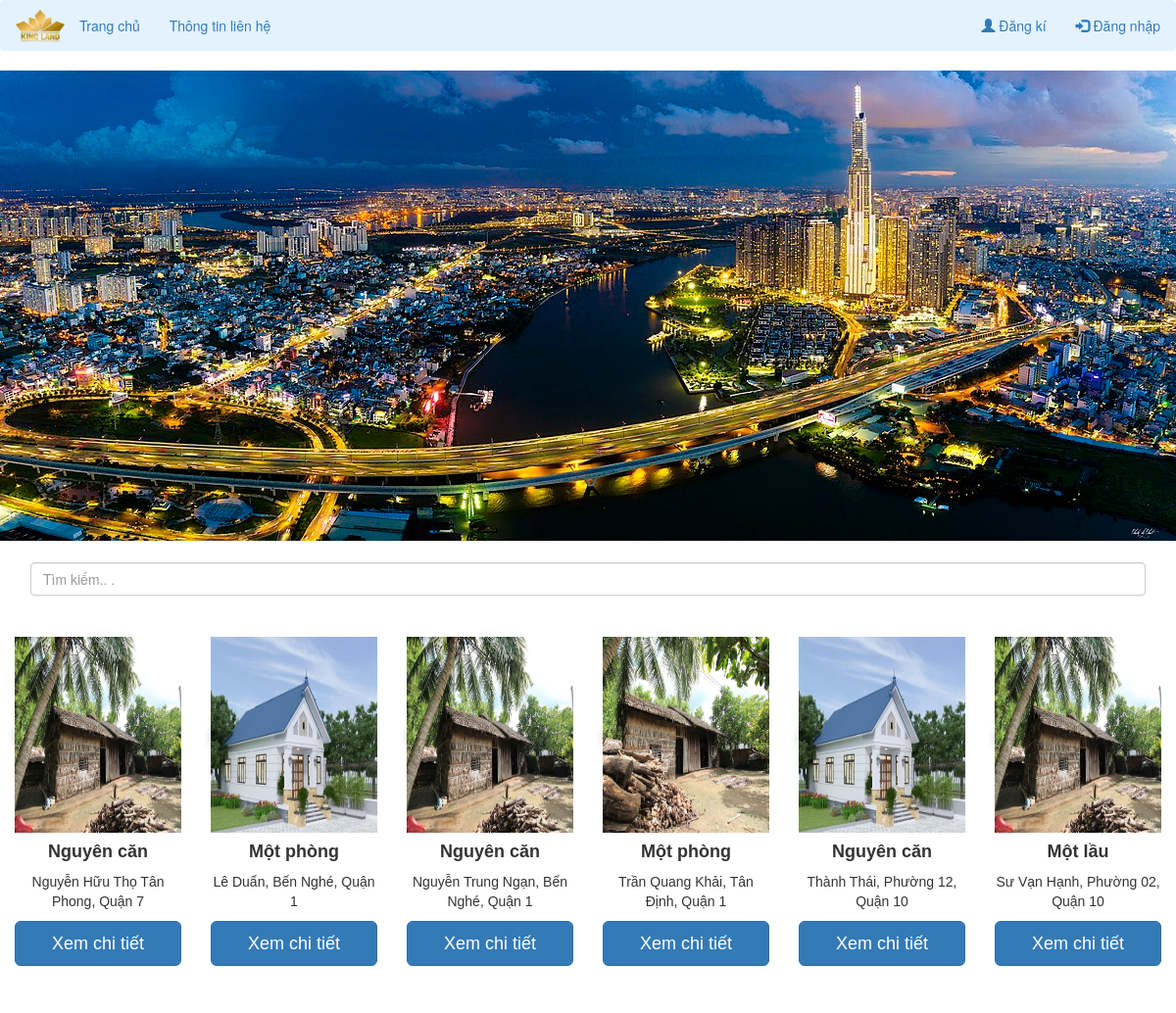
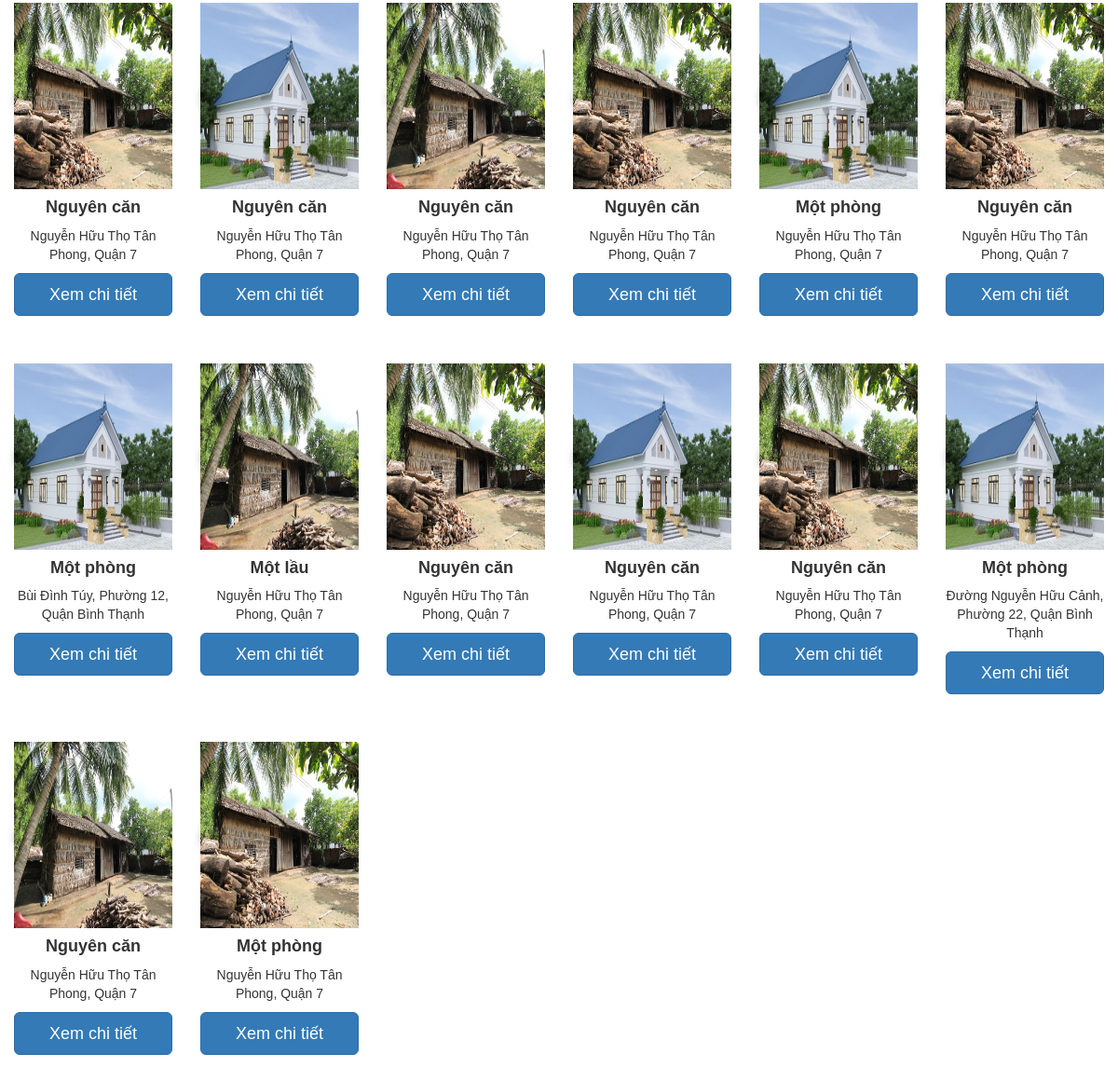
The page / on the database its author committed (2 pictures, top to bottom).
### tables this page shows
CREATE TABLE `add_property` (
  `property_id` int(10) NOT NULL,
  `country` varchar(50) NOT NULL,
  `province` varchar(50) NOT NULL,
  `district` varchar(50) NOT NULL,
  `city` varchar(100) NOT NULL,
  `ward_no` int(10) NOT NULL,
  `contact_no` bigint(10) NOT NULL,
  `property_type` varchar(50) NOT NULL,
  `estimated_price` bigint(10) NOT NULL,
  `total_rooms` int(10) NOT NULL,
  `bedroom` int(10) NOT NULL,
  `living_room` int(10) NOT NULL,
  `kitchen` int(10) NOT NULL,
  `bathroom` int(10) NOT NULL,
  `booked` varchar(10) NOT NULL,
  `description` varchar(2000) NOT NULL,
  `latitude` decimal(9,6) NOT NULL,
  `longitude` decimal(9,6) NOT NULL,
  `owner_id` int(10) NOT NULL
);

CREATE TABLE `property_photo` (
  `property_photo_id` int(12) NOT NULL,
  `p_photo` varchar(500) NOT NULL,
  `property_id` int(11) NOT NULL
);

### property-list.php (the view, shortened to what this page needs)
<?php
include("config/config.php");
?>
<!DOCTYPE html>
<html>
<head>
</head>
<body>
  <?php
  $sql = "SELECT * FROM add_property";
  $query = mysqli_query($db, $sql);
  if (mysqli_num_rows($query) > 0) {
    while ($rows = mysqli_fetch_assoc($query)) {
      $property_id = $rows['property_id'];
  ?>
  <div class="col-sm-2">
    <div class="card">
      <?php
      $sql2 = "SELECT * FROM property_photo where property_id='$property_id'";
      $query2 = mysqli_query($db, $sql2);
      if (mysqli_num_rows($query2) > 0) {
        $row = mysqli_fetch_assoc($query2);
        $photo = $row['p_photo'];
        echo '<img class="image" src="owner/' . $photo . '">';
      } ?>
      <h4><b>
          <?php echo $rows['property_type']; ?>
        </b></h4>
      <p>
        <?php echo $rows['city'] . ', ' . $rows['district'] ?>
      </p>
      <p>
        <?php echo '<a href="view-property.php?property_id=' . $rows['property_id'] . '"  class="btn btn-lg btn-primary btn-block" >Xem chi tiết </a><br>'; ?>
      </p><br>
    </div>
  </div>
</body>
</html>
<?php
    }
  }
  ?>

### navbar.php (shortened to what this page needs)
<!DOCTYPE html>
<html lang="en">
<head>
  <link rel="stylesheet" href="https://maxcdn.bootstrapcdn.com/bootstrap/3.4.1/css/bootstrap.min.css">
  <nav class="navbar navbar-expand-sm navbar-light justify-content-between" style="background-color: #e3f2fd;">
    <div class="container-fluid">
      <a class="navbar-header" href="index.php">
        <img src="images/logo2.png" alt="logo" style="height:50px; " >
      </a>
      <ul class="nav navbar-nav">
        <li class="nav-item">
          <a class="nav-link" href="index.php">Trang chủ</a>
        </li>
        <li class="nav-item">
          <a class="nav-link" href="https://www.facebook.com/">Thông tin liên hệ</a>
        </li>
      </ul>
      <ul class="nav navbar-nav navbar-right">
        <?php
      if (isset($_SESSION["email"]) && !empty($_SESSION['email'])) {
      ?>
        <li class="dropdown">
          <a class="dropdown-toggle" data-toggle="dropdown" href="#"><span class="glyphicon glyphicon-user"></span>
            Trang cá nhân
            <span class="caret"></span></a>
          <ul class="dropdown-menu">
            <li><a href="profile.php">Chi tiết trang cá nhân</a></li>
            <li><a href="booked-property.php">Nhà đã đặt</a></li>
            <li><a href="logout.php">Đăng xuất</a></li>
          </ul>
        </li>
        <?php
      } else { ?>
        <li><a href="how-to-register.php"><span class="glyphicon glyphicon-user"></span> Đăng kí</a></li>
        <li><a href="how-to-login.php"><span class="glyphicon glyphicon-log-in"></span> Đăng nhập</a></li>
        <?php } ?>
      </ul>
    </div>
  </nav>
  </body>
</html>

### index.php (shortened to what this page needs)
<?php
include("navbar.php");
?>
<div class="bg"></div><br>
<div class="container active-cyan-4 mb-4 inline">
  <form method="POST" action="search-property.php">
    <input class="form-control" type="text" placeholder="Tìm kiếm.. ." name="search_property" aria-label="Search">
  </form>
</div>
<?php
include("property-list.php");
?>

### index.php (style rules this page uses)
body, html { height: 100%; margin: 0; }
.bg { background-image: url("images/_carousel.png"); height: 60%; background-position: bottom; background-repeat: no-repeat; background-size: cover; }

### property-list.php (style rules this page uses)
.card { box-shadow: 0 4px 8px 0 rgba(0, 0, 0, 0.2); max-width: 100%; min-width: 100%; margin: auto; text-align: center; font-family: arial; display: inline; }
.container { padding: 2px 16px; }
.btn { width: 100%; }
.image { min-width: 100%; min-height: 200px; max-width: 100%; max-height: 200px; overflow: hidden; }

### rows shown on the page
add_property: property_photo.p_photo (picture), property_type "Nguyên căn", city "Nguyễn Hữu Thọ Tân Phong", district "Quận 7"
add_property: property_photo.p_photo (picture), property_type "Một phòng", city "Lê Duẩn, Bến Nghé", district "Quận 1"
add_property: property_photo.p_photo (picture), property_type "Nguyên căn", city "Nguyễn Trung Ngạn, Bến Nghé", district "Quận 1"
add_property: property_photo.p_photo (picture), property_type "Một phòng", city "Trần Quang Khải, Tân Định", district "Quận 1"
add_property: property_photo.p_photo (picture), property_type "Nguyên căn", city "Thành Thái, Phường 12", district "Quận 10"
add_property: property_photo.p_photo (picture), property_type "Một lầu", city "Sư Vạn Hạnh, Phường 02", district "Quận 10"
add_property: property_photo.p_photo (picture), property_type "Nguyên căn", city "Nguyễn Hữu Thọ Tân Phong", district "Quận 7"
add_property: property_photo.p_photo (picture), property_type "Nguyên căn", city "Nguyễn Hữu Thọ Tân Phong", district "Quận 7"
add_property: property_photo.p_photo (picture), property_type "Nguyên căn", city "Nguyễn Hữu Thọ Tân Phong", district "Quận 7"
add_property: property_photo.p_photo (picture), property_type "Nguyên căn", city "Nguyễn Hữu Thọ Tân Phong", district "Quận 7"
add_property: property_photo.p_photo (picture), property_type "Một phòng", city "Nguyễn Hữu Thọ Tân Phong", district "Quận 7"
add_property: property_photo.p_photo (picture), property_type "Nguyên căn", city "Nguyễn Hữu Thọ Tân Phong", district "Quận 7"
add_property: property_photo.p_photo (picture), property_type "Một phòng", city "Bùi Đình Túy, Phường 12", district "Quận Bình Thạnh"
add_property: property_photo.p_photo (picture), property_type "Một lầu", city "Nguyễn Hữu Thọ Tân Phong", district "Quận 7"
add_property: property_photo.p_photo (picture), property_type "Nguyên căn", city "Nguyễn Hữu Thọ Tân Phong", district "Quận 7"
add_property: property_photo.p_photo (picture), property_type "Nguyên căn", city "Nguyễn Hữu Thọ Tân Phong", district "Quận 7"
add_property: property_photo.p_photo (picture), property_type "Nguyên căn", city "Nguyễn Hữu Thọ Tân Phong", district "Quận 7"
add_property: property_photo.p_photo (picture), property_type "Một phòng", city "Đường Nguyễn Hữu Cảnh, Phường 22", district "Quận Bình Thạnh"
add_property: property_photo.p_photo (picture), property_type "Nguyên căn", city "Nguyễn Hữu Thọ Tân Phong", district "Quận 7"
add_property: property_photo.p_photo (picture), property_type "Một phòng", city "Nguyễn Hữu Thọ Tân Phong", district "Quận 7"
